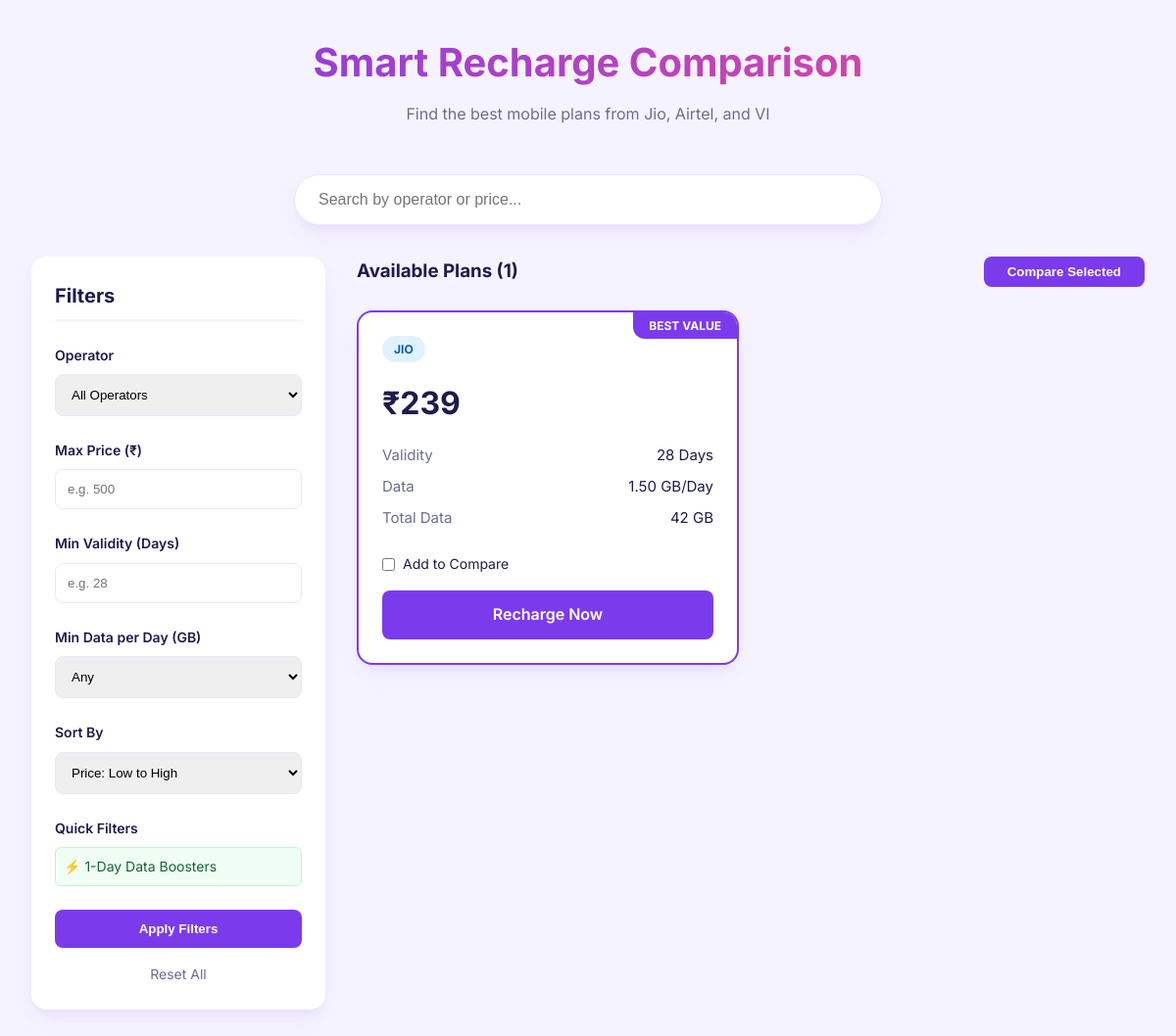
Before: / with the older database file.
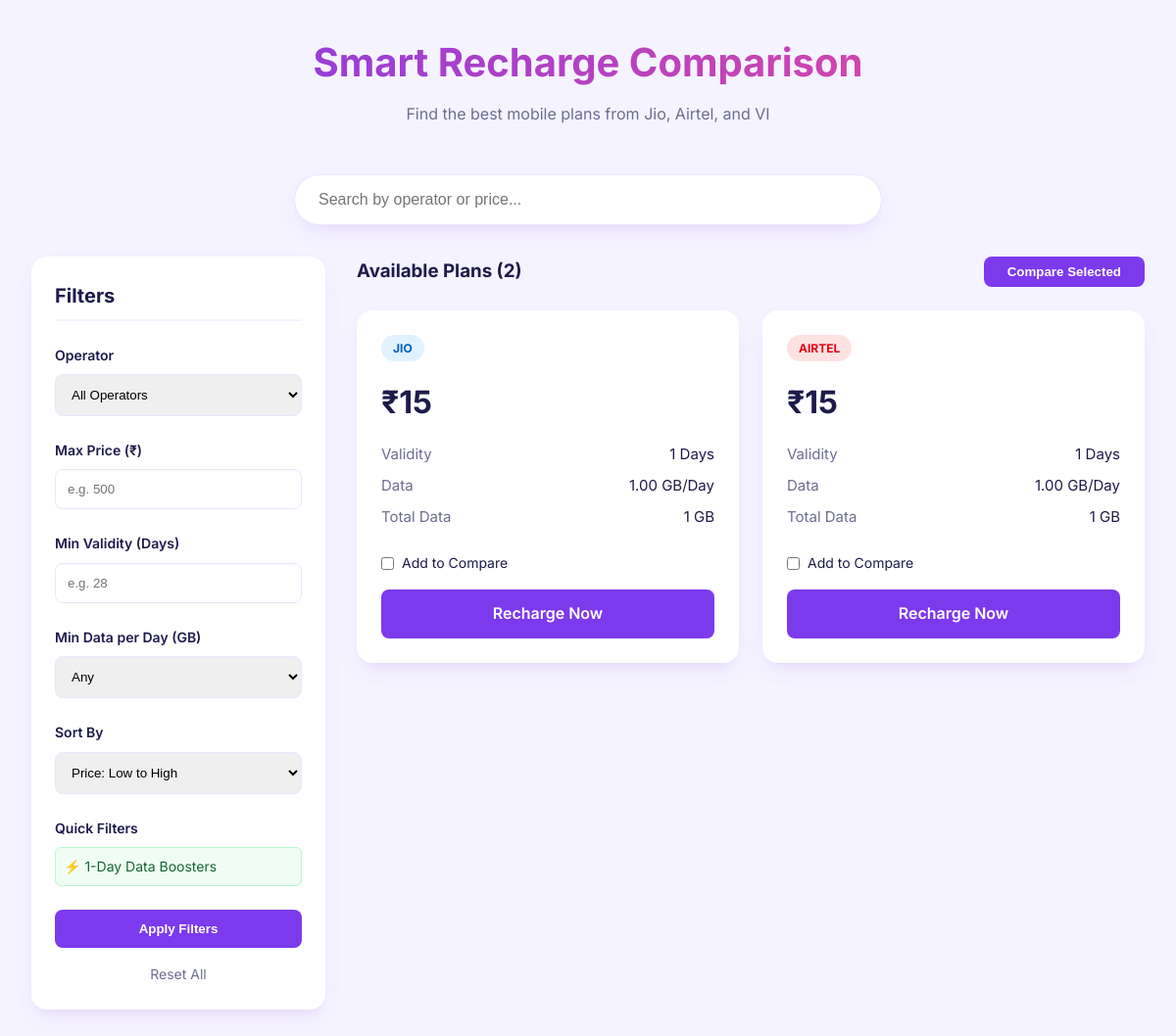
After: the same page with the newer database file.
### tables this page shows
CREATE TABLE IF NOT EXISTS plans (
    id INT AUTO_INCREMENT PRIMARY KEY,
    operator ENUM('Jio', 'Airtel', 'VI') NOT NULL,
    price DECIMAL(10, 2) NOT NULL,
    validity INT NOT NULL,  
    data_per_day DECIMAL(5, 2) NOT NULL,  
    is_best_plan BOOLEAN DEFAULT FALSE,
    category ENUM('Budget', 'Unlimited', 'Long Validity', 'OTT Bundled') DEFAULT 'Unlimited',
    ott_subscription VARCHAR(100) DEFAULT NULL,
    cost_per_day DECIMAL(10, 2) GENERATED ALWAYS AS (price / validity) STORED,
    created_at TIMESTAMP DEFAULT CURRENT_TIMESTAMP
);

### index.php (the view, shortened to what this page needs)
<?php
require_once 'db.php';
$max_price = $_GET['max_price'] ?? '';
$min_validity = $_GET['min_validity'] ?? '';
$sort = $_GET['sort'] ?? 'price_asc';
$search = $_GET['search'] ?? '';
$sql = "SELECT * FROM plans WHERE 1=1";
$params = [];
switch ($sort) {
    case 'price_asc': $sql .= " ORDER BY price ASC"; break;
}
$stmt = $pdo->prepare($sql);
$stmt->execute($params);
$plans = $stmt->fetchAll();
?>
<!DOCTYPE html>
<html lang="en">
<head>
    <link rel="stylesheet" href="style.css">
</head>
<body>
<div class="container">
    <header>
        <h1>Smart Recharge Comparison</h1>
        <p>Find the best mobile plans from Jio, Airtel, and VI</p>
    </header>
    <div class="search-container">
        <form method="GET" action="index.php" class="search-input-wrapper">
            <input type="text" name="search" placeholder="Search by operator or price..." value="<?php echo htmlspecialchars($search); ?>">
        </form>
    </div>
    <div class="main-layout">
        <aside class="filters-card">
            <h2>Filters</h2>
            <form method="GET" action="index.php">
                <div class="filter-group">
                    <label>Operator</label>
                    <select name="operator">
                        <option value="">All Operators</option>
                    </select>
                </div>
                <div class="filter-group">
                    <label>Max Price (₹)</label>
                    <input type="number" name="max_price" placeholder="e.g. 500" value="<?php echo htmlspecialchars($max_price); ?>">
                </div>
                <div class="filter-group">
                    <label>Min Validity (Days)</label>
                    <input type="number" name="min_validity" placeholder="e.g. 28" value="<?php echo htmlspecialchars($min_validity); ?>">
                </div>
                <div class="filter-group">
                    <label>Min Data per Day (GB)</label>
                    <select name="min_data">
                        <option value="">Any</option>
                    </select>
                </div>
                <div class="filter-group">
                    <label>Sort By</label>
                    <select name="sort">
                        <option value="price_asc" <?php if($sort == 'price_asc') echo 'selected'; ?>>Price: Low to High</option>
                    </select>
                </div>
                <div class="filter-group">
                    <label>Quick Filters</label>
                    <div style="display: flex; flex-direction: column; gap: 0.5rem;">
                        <a href="index.php?max_validity=1" class="btn-reset" style="text-align: left; margin-top: 0; padding: 0.5rem; background: #f0fdf4; color: #166534; border-radius: 6px; border: 1px solid #bbf7d0;">⚡ 1-Day Data Boosters</a>
                    </div>
                </div>
                <button type="submit" class="btn-apply">Apply Filters</button>
                <a href="index.php" class="btn-reset">Reset All</a>
            </form>
        </aside>
        <main>
            <form method="POST" action="index.php#comparison">
                <div style="display: flex; justify-content: space-between; align-items: center; margin-bottom: 1.5rem;">
                    <h3>Available Plans (<?php echo count($plans); ?>)</h3>
                    <button type="submit" name="compare" class="btn-apply" style="width: auto; padding: 0.5rem 1.5rem;">Compare Selected</button>
                </div>
                <div class="plans-grid">
                    <?php if (empty($plans)): ?>
                        <p style="grid-column: 1/-1; text-align: center; padding: 3rem; color: var(--text-muted);">No plans found matching your criteria.</p>
                    <?php else: ?>
                        <?php foreach ($plans as $plan): ?>
                            <div class="plan-card <?php echo $plan['is_best_plan'] ? 'best-plan' : ''; ?>">
                                <?php if ($plan['is_best_plan']): ?>
                                    <div class="badge-best">BEST VALUE</div>
                                <?php endif; ?>
                                <span class="operator-tag tag-<?php echo strtolower($plan['operator']); ?>">
                                    <?php echo $plan['operator']; ?>
                                </span>
                                <div class="plan-price">
                                    ₹<?php echo number_format($plan['price'], 0); ?>
                                </div>
                                <div class="plan-details">
                                    <div class="detail-item">
                                        <span>Validity</span>
                                        <span><?php echo $plan['validity']; ?> Days</span>
                                    </div>
                                    <div class="detail-item">
                                        <span>Data</span>
                                        <span><?php echo $plan['data_per_day']; ?> GB/Day</span>
                                    </div>
                                    <div class="detail-item">
                                        <span>Total Data</span>
                                        <span><?php echo $plan['validity'] * $plan['data_per_day']; ?> GB</span>
                                    </div>
                                </div>
                                <label class="compare-checkbox">
                                    <input type="checkbox" name="plan_ids[]" value="<?php echo $plan['id']; ?>">
                                    Add to Compare
                                </label>
                                <a href="recharge.php?id=<?php echo $plan['id']; ?>" class="btn-apply" style="display: block; text-align: center; text-decoration: none; margin-top: 1rem; background: var(--primary);">
                                    Recharge Now
                                </a>
                            </div>
                        <?php endforeach; ?>
                    <?php endif; ?>
                </div>
            </form>
        </main>
    </div>
</div>
</body>
</html>

### style.css (style rules this page uses)
:root { --primary: #7c3aed; --primary-hover: #6d28d9; --bg-color: #f5f3ff; --card-bg: #ffffff; --text-main: #1e1b4b; --text-muted: #6d6d91; --border-color: #e9e7ff; --accent-jio: #005eb8; --accent-airtel: #e30613; --accent-vi: #ffb400; --shadow: 0 10px 25px -5px rgba(124, 58, 237, 0.1), 0 8px 10px -6px rgba(124, 58, 237, 0.05); --radius: 16px; }
* { margin: 0; padding: 0; box-sizing: border-box; }
body { font-family: 'Inter', sans-serif; background-color: var(--bg-color); color: var(--text-main); line-height: 1.6; }
.container { max-width: 1200px; margin: 0 auto; padding: 2rem; }
header { margin-bottom: 3rem; text-align: center; }
header h1 { font-size: 2.5rem; font-weight: 700; background: linear-gradient(to right, var(--primary), #ec4899); -webkit-background-clip: text; -webkit-text-fill-color: transparent; margin-bottom: 0.5rem; }
header p { color: var(--text-muted); }
.main-layout { display: grid; grid-template-columns: 300px 1fr; gap: 2rem; }
.filters-card { background: var(--card-bg); padding: 1.5rem; border-radius: var(--radius); box-shadow: var(--shadow); height: fit-content; position: sticky; top: 2rem; }
.filters-card h2 { font-size: 1.25rem; margin-bottom: 1.5rem; border-bottom: 2px solid var(--bg-color); padding-bottom: 0.5rem; }
.filter-group { margin-bottom: 1.5rem; }
.filter-group label { display: block; font-size: 0.875rem; font-weight: 600; margin-bottom: 0.5rem; }
.filter-group select, .filter-group input[type="text"], .filter-group input[type="number"] { width: 100%; padding: 0.75rem; border: 1px solid var(--border-color); border-radius: 8px; outline: none; transition: border-color 0.2s; }
.btn-apply { width: 100%; padding: 0.75rem; background: var(--primary); color: white; border: none; border-radius: 8px; font-weight: 600; cursor: pointer; transition: background 0.2s; }
.btn-reset { display: block; text-align: center; margin-top: 1rem; color: var(--text-muted); text-decoration: none; font-size: 0.875rem; }
.plans-grid { display: grid; grid-template-columns: repeat(auto-fill, minmax(280px, 1fr)); gap: 1.5rem; }
.plan-card { background: var(--card-bg); border-radius: var(--radius); padding: 1.5rem; box-shadow: var(--shadow); transition: transform 0.2s, box-shadow 0.2s; border: 1px solid transparent; position: relative; overflow: hidden; }
.operator-tag { display: inline-block; padding: 0.25rem 0.75rem; border-radius: 999px; font-size: 0.75rem; font-weight: 700; text-transform: uppercase; margin-bottom: 1rem; }
.tag-jio { background: #e0f2fe; color: var(--accent-jio); }
.tag-airtel { background: #fee2e2; color: var(--accent-airtel); }
.plan-price { font-size: 2rem; font-weight: 700; margin-bottom: 1rem; }
.plan-details { margin-bottom: 1.5rem; }
.detail-item { display: flex; justify-content: space-between; margin-bottom: 0.5rem; font-size: 0.9375rem; }
.detail-item span:first-child { color: var(--text-muted); }
.compare-checkbox { margin-top: 1rem; display: flex; align-items: center; gap: 0.5rem; font-size: 0.875rem; cursor: pointer; }
.search-container { margin-bottom: 2rem; }
.search-input-wrapper { position: relative; max-width: 600px; margin: 0 auto; }
.search-input-wrapper input { width: 100%; padding: 1rem 1.5rem; border-radius: 999px; border: 1px solid var(--border-color); box-shadow: var(--shadow); outline: none; font-size: 1rem; }
.plan-card.best-plan { border: 2px solid var(--primary); }
.badge-best { position: absolute; top: 0; right: 0; background: var(--primary); color: white; padding: 0.25rem 1rem; font-size: 0.75rem; font-weight: 700; border-bottom-left-radius: 12px; }

Changed rows visible on the page:
changed plans "JIO": price "239" → "15"; validity "28" → "1"; data_per_day "1.50" → "1.00"; $plan['validity']*$plan['data_per_day'] "42" → "1"; no longer shows "BEST VALUE"
added plans: operator "AIRTEL", price "15", validity "1", data_per_day "1.00", $plan['validity']*$plan['data_per_day'] "1"
Other visible differences:
count($plans): "1" → "2"
